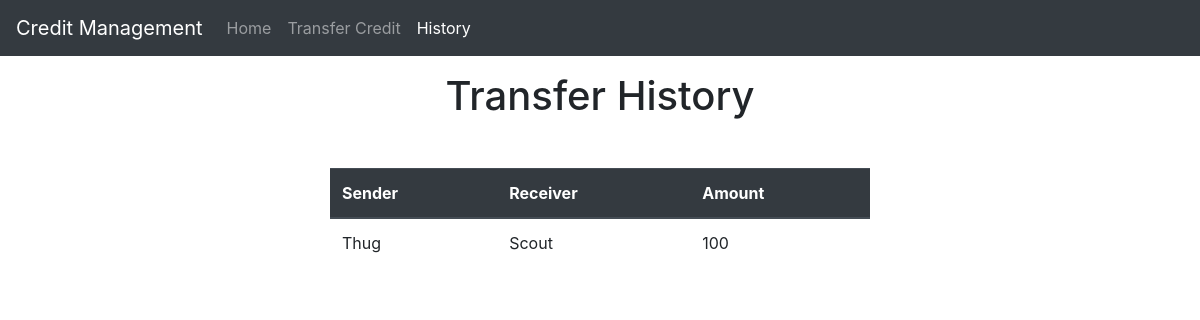
The page /transfer_history on the database as committed earlier.
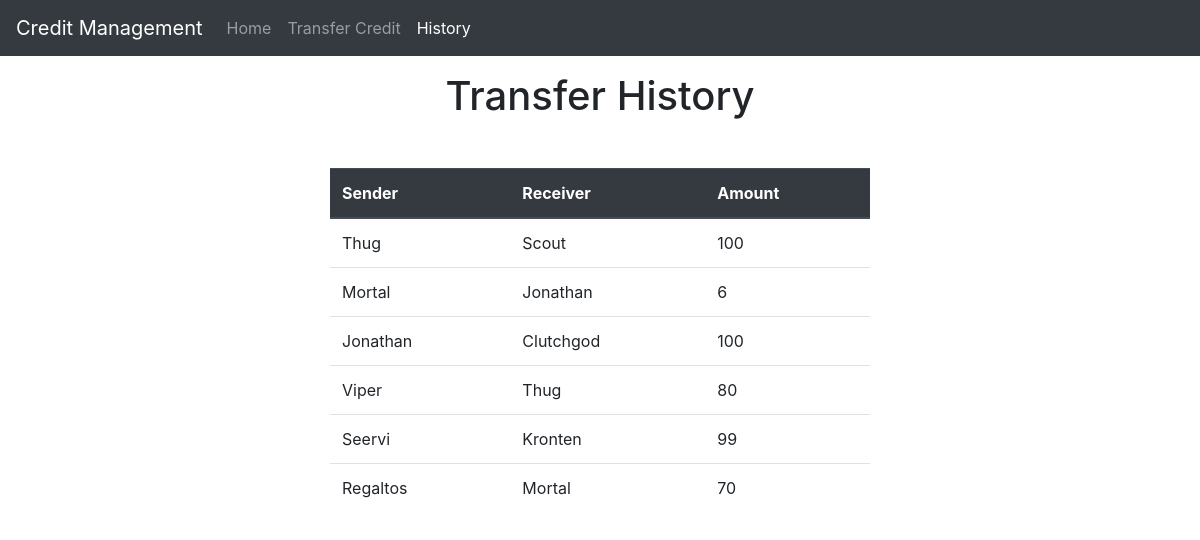
The same page on the database as committed later.
### cm/models.py (models this page shows)
class history(models.Model):
    senderN = models.CharField(max_length=50)
    receiverN = models.CharField(max_length=50)
    amount = models.IntegerField()

### cm/views.py (the view)
# urls.py: path('transfer_history', views.transfer_history, name='transfer_history'),
def transfer_history(request):
    hist = history.objects.all()
    context = {'hist':hist}
    return render(request,'history.html', context)

### templates/history.html (shortened to what this page needs)
{% extends 'base.html' %}
{% load static %}
{% block historyactive %}active{% endblock historyactive %}
{% block body %}
<div class="container my-3">
    <h1 class="text-center">Transfer History</h1>
    <div class="container my-3 mt-3 userlist">
        <table class="table my-5 mb-5 pb-5">
            <thead class="thead-dark">
                <tr>
                    <th scope="col">Sender</th>
                    <th scope="col">Receiver</th>
                    <th>Amount</th>
                </tr>
            </thead>
            <tbody>
                {% for his in hist %}
                <tr>
                    <td>{{his.senderN}}</td>
                    <td>{{his.receiverN}}</td>
                    <td>{{his.amount}}</td>
                </tr>
                {% endfor %}
            </tbody>
        </table>
    </div>
</div>
{% endblock body %}

### templates/base.html (shortened to what this page needs)
<!doctype html>
<html lang="en">
{% load static %}
  <head>
    <link rel="stylesheet" href="https://stackpath.bootstrapcdn.com/bootstrap/4.5.0/css/bootstrap.min.css">
  </head>
  <body>
    <nav class="navbar navbar-expand-lg navbar-dark bg-dark">
      <a class="navbar-brand" href="/">Credit Management</a>
      <div class="collapse navbar-collapse" id="navbarSupportedContent">
        <ul class="navbar-nav mr-auto">
          <li class="nav-item {% block homeactive %}{% endblock homeactive %}">
            <a class="nav-link" href="/">Home<span class="sr-only">(current)</span></a>
          </li>
          <li class="nav-item {% block transferactive %}{% endblock transferactive %}">
            <a class="nav-link" href="/transfer_credit">Transfer Credit</a>
          </li>
          <li class="nav-item {% block historyactive %}{% endblock historyactive %}">
            <a class="nav-link" href="/transfer_history">History</a>
          </li>
        </ul>
      </div>
    </nav>
    {% block body %}
    {% endblock body %}
  </body>
</html>

### templates/history.html (style rules this page uses)
@media only screen and (min-width: 768px) { .table { width: 50%; margin-left: auto; margin-right: auto; } }

Rows that differ between the two databases and show on the page:
added history: senderN "Mortal", receiverN "Jonathan", amount "6"
added history: senderN "Jonathan", receiverN "Clutchgod", amount "100"
added history: senderN "Viper", receiverN "Thug", amount "80"
added history: senderN "Seervi", receiverN "Kronten", amount "99"
added history: senderN "Regaltos", receiverN "Mortal", amount "70"
